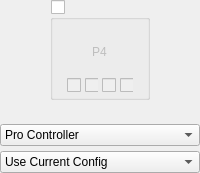
            <widget class="QWidget" name="widgetPlayer4" native="true">
             <layout class="QVBoxLayout" name="verticalLayout_27">
              <property name="spacing">
               <number>5</number>
              </property>
              <property name="leftMargin">
               <number>0</number>
              </property>
              <property name="topMargin">
               <number>0</number>
              </property>
              <property name="rightMargin">
               <number>0</number>
              </property>
              <property name="bottomMargin">
               <number>0</number>
              </property>
              <item alignment="Qt::AlignHCenter">
               <widget class="QGroupBox" name="groupPlayer4Connected">
                <property name="minimumSize">
                 <size>
                  <width>100</width>
                  <height>100</height>
                 </size>
                </property>
                <property name="maximumSize">
                 <size>
                  <width>100</width>
                  <height>100</height>
                 </size>
                </property>
                <property name="title">
                 <string/>
                </property>
                <property name="checkable">
                 <bool>true</bool>
                </property>
                <property name="checked">
                 <bool>false</bool>
                </property>
                <layout class="QVBoxLayout" name="verticalLayout_7" stretch="1,0">
                 <property name="spacing">
                  <number>7</number>
                 </property>
                 <property name="leftMargin">
                  <number>14</number>
                 </property>
                 <property name="topMargin">
                  <number>7</number>
                 </property>
                 <property name="rightMargin">
                  <number>14</number>
                 </property>
                 <property name="bottomMargin">
                  <number>4</number>
                 </property>
                 <item>
                  <widget class="QWidget" name="controllerPlayer4" native="true">
                   <property name="styleSheet">
                    <string notr="true"/>
                   </property>
                   <layout class="QVBoxLayout" name="verticalLayout_15">
                    <property name="topMargin">
                     <number>16</number>
                    </property>
                    <item alignment="Qt::AlignHCenter|Qt::AlignVCenter">
                     <widget class="QLabel" name="labelPlayer4">
                      <property name="text">
                       <string>P4</string>
                      </property>
                     </widget>
                    </item>
                   </layout>
                  </widget>
                 </item>
                 <item alignment="Qt::AlignHCenter">
                  <widget class="QWidget" name="Player4LEDs" native="true">
                   <property name="enabled">
                    <bool>false</bool>
                   </property>
                   <property name="minimumSize">
                    <size>
                     <width>0</width>
                     <height>10</height>
                    </size>
                   </property>
                   <layout class="QHBoxLayout" name="horizontalLayout_10">
                    <property name="spacing">
                     <number>4</number>
                    </property>
                    <property name="leftMargin">
                     <number>0</number>
                    </property>
                    <property name="topMargin">
                     <number>0</number>
                    </property>
                    <property name="rightMargin">
                     <number>0</number>
                    </property>
                    <property name="bottomMargin">
                     <number>0</number>
                    </property>
                    <item>
                     <widget class="QCheckBox" name="checkboxPlayer4LED1"/>
                    </item>
                    <item>
                     <widget class="QCheckBox" name="checkboxPlayer4LED2"/>
                    </item>
                    <item>
                     <widget class="QCheckBox" name="checkboxPlayer4LED3"/>
                    </item>
                    <item>
                     <widget class="QCheckBox" name="checkboxPlayer4LED4"/>
                    </item>
                   </layout>
                  </widget>
                 </item>
                </layout>
               </widget>
              </item>
              <item>
               <widget class="QWidget" name="Player4Explain" native="true">
                <property name="minimumSize">
                 <size>
                  <width>0</width>
                  <height>10</height>
                 </size>
                </property>
                <property name="maximumSize">
                 <size>
                  <width>150</width>
                  <height>16777215</height>
                 </size>
                </property>
                <layout class="QVBoxLayout" name="verticalLayout_39">
                 <property name="spacing">
                  <number>0</number>
                 </property>
                 <property name="leftMargin">
                  <number>0</number>
                 </property>
                 <property name="topMargin">
                  <number>0</number>
                 </property>
                 <property name="rightMargin">
                  <number>0</number>
                 </property>
                 <property name="bottomMargin">
                  <number>0</number>
                 </property>
                 <item>
                  <widget class="QLabel" name="labelPlayer4Explain">
                   <property name="alignment">
                    <set>Qt::AlignCenter</set>
                   </property>
                  </widget>
                 </item>
                </layout>
               </widget>
              </item>
              <item>
               <widget class="QComboBox" name="comboPlayer4Emulated">
                <item>
                 <property name="text">
                  <string>Pro Controller</string>
                 </property>
                </item>
                <item>
                 <property name="text">
                  <string>Dual Joycons</string>
                 </property>
                </item>
                <item>
                 <property name="text">
                  <string>Left Joycon</string>
                 </property>
                </item>
                <item>
                 <property name="text">
                  <string>Right Joycon</string>
                 </property>
                </item>
               </widget>
              </item>
              <item>
               <widget class="QComboBox" name="comboPlayer4Profile">
                <item>
                 <property name="text">
                  <string>Use Current Config</string>
                 </property>
                </item>
               </widget>
              </item>
             </layout>
            </widget>
